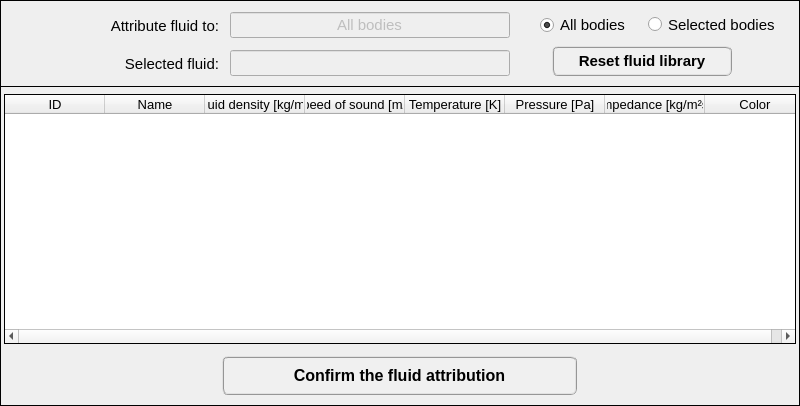
  <widget class="QFrame" name="frame_2">
   <property name="geometry">
    <rect>
     <x>0</x>
     <y>396</y>
     <width>800</width>
     <height>406</height>
    </rect>
   </property>
   <property name="minimumSize">
    <size>
     <width>800</width>
     <height>406</height>
    </size>
   </property>
   <property name="maximumSize">
    <size>
     <width>800</width>
     <height>406</height>
    </size>
   </property>
   <property name="frameShape">
    <enum>QFrame::Box</enum>
   </property>
   <property name="frameShadow">
    <enum>QFrame::Plain</enum>
   </property>
   <property name="lineWidth">
    <number>1</number>
   </property>
   <widget class="QTreeWidget" name="treeWidget_fluids">
    <property name="enabled">
     <bool>true</bool>
    </property>
    <property name="geometry">
     <rect>
      <x>4</x>
      <y>94</y>
      <width>792</width>
      <height>250</height>
     </rect>
    </property>
    <property name="minimumSize">
     <size>
      <width>792</width>
      <height>250</height>
     </size>
    </property>
    <property name="maximumSize">
     <size>
      <width>792</width>
      <height>250</height>
     </size>
    </property>
    <property name="font">
     <font>
      <family>MS Shell Dlg 2</family>
      <pointsize>9</pointsize>
      <weight>50</weight>
      <bold>false</bold>
     </font>
    </property>
    <property name="frameShape">
     <enum>QFrame::Panel</enum>
    </property>
    <property name="frameShadow">
     <enum>QFrame::Plain</enum>
    </property>
    <property name="lineWidth">
     <number>1</number>
    </property>
    <property name="midLineWidth">
     <number>0</number>
    </property>
    <property name="tabKeyNavigation">
     <bool>true</bool>
    </property>
    <property name="alternatingRowColors">
     <bool>false</bool>
    </property>
    <property name="indentation">
     <number>0</number>
    </property>
    <property name="itemsExpandable">
     <bool>true</bool>
    </property>
    <attribute name="headerVisible">
     <bool>true</bool>
    </attribute>
    <attribute name="headerCascadingSectionResizes">
     <bool>false</bool>
    </attribute>
    <attribute name="headerHighlightSections">
     <bool>false</bool>
    </attribute>
    <attribute name="headerShowSortIndicator" stdset="0">
     <bool>false</bool>
    </attribute>
    <column>
     <property name="text">
      <string>ID</string>
     </property>
     <property name="font">
      <font>
       <family>MS Shell Dlg 2</family>
       <pointsize>10</pointsize>
       <weight>50</weight>
       <bold>false</bold>
      </font>
     </property>
     <property name="textAlignment">
      <set>AlignCenter</set>
     </property>
    </column>
    <column>
     <property name="text">
      <string>Name</string>
     </property>
     <property name="font">
      <font>
       <family>MS Shell Dlg 2</family>
       <pointsize>10</pointsize>
       <weight>50</weight>
       <bold>false</bold>
      </font>
     </property>
     <property name="textAlignment">
      <set>AlignCenter</set>
     </property>
     <property name="background">
      <color>
       <red>255</red>
       <green>255</green>
       <blue>255</blue>
      </color>
     </property>
    </column>
    <column>
     <property name="text">
      <string>Fluid density [kg/m³]</string>
     </property>
     <property name="font">
      <font>
       <family>MS Shell Dlg 2</family>
       <pointsize>10</pointsize>
       <weight>50</weight>
       <bold>false</bold>
      </font>
     </property>
     <property name="textAlignment">
      <set>AlignCenter</set>
     </property>
    </column>
    <column>
     <property name="text">
      <string>Speed of sound [m/s]</string>
     </property>
     <property name="font">
      <font>
       <family>MS Shell Dlg 2</family>
       <pointsize>10</pointsize>
       <weight>50</weight>
       <bold>false</bold>
      </font>
     </property>
     <property name="textAlignment">
      <set>AlignCenter</set>
     </property>
    </column>
    <column>
     <property name="text">
      <string>Temperature [K]</string>
     </property>
     <property name="font">
      <font>
       <pointsize>10</pointsize>
      </font>
     </property>
     <property name="textAlignment">
      <set>AlignCenter</set>
     </property>
    </column>
    <column>
     <property name="text">
      <string>Pressure [Pa]</string>
     </property>
     <property name="font">
      <font>
       <pointsize>10</pointsize>
      </font>
     </property>
     <property name="textAlignment">
      <set>AlignCenter</set>
     </property>
    </column>
    <column>
     <property name="text">
      <string>Impedance [kg/m²s]</string>
     </property>
     <property name="font">
      <font>
       <family>MS Shell Dlg 2</family>
       <pointsize>10</pointsize>
       <weight>50</weight>
       <bold>false</bold>
      </font>
     </property>
     <property name="textAlignment">
      <set>AlignCenter</set>
     </property>
    </column>
    <column>
     <property name="text">
      <string>Color</string>
     </property>
     <property name="font">
      <font>
       <family>MS Shell Dlg 2</family>
       <pointsize>10</pointsize>
       <weight>50</weight>
       <bold>false</bold>
      </font>
     </property>
     <property name="textAlignment">
      <set>AlignCenter</set>
     </property>
    </column>
   </widget>
   <widget class="QPushButton" name="pushButton_confirm">
    <property name="geometry">
     <rect>
      <x>222</x>
      <y>356</y>
      <width>355</width>
      <height>39</height>
     </rect>
    </property>
    <property name="font">
     <font>
      <family>MS Shell Dlg 2</family>
      <pointsize>12</pointsize>
      <weight>75</weight>
      <italic>false</italic>
      <bold>true</bold>
     </font>
    </property>
    <property name="autoFillBackground">
     <bool>false</bool>
    </property>
    <property name="styleSheet">
     <string notr="true">QPushButton{border-radius: 6px; border-color: rgb(150, 150, 150); border-style: ridge; border-width: 2px; color: rgb(0, 0, 0); background-color: rgb(240, 240, 240); font: 75 bold 12pt &quot;MS Shell Dlg 2&quot;}
QPushButton:hover{border-radius: 6px; border-color: rgb(0, 170, 255); border-style: ridge; border-width: 2px; color: rgb(0, 0, 0); background-color: rgba(174, 213, 255, 100); font: 75 bold 12pt &quot;MS Shell Dlg 2&quot;}
QPushButton:pressed{border-radius: 6px; border-color: rgb(0, 170, 255); border-style: ridge; border-width: 3px; color: rgb(0, 0, 0); background-color: rgb(174, 213, 255); font: 75 bold 12pt &quot;MS Shell Dlg 2&quot;}</string>
    </property>
    <property name="text">
     <string>Confirm the fluid attribution</string>
    </property>
    <property name="shortcut">
     <string>Shift+C</string>
    </property>
    <property name="default">
     <bool>false</bool>
    </property>
   </widget>
   <widget class="QFrame" name="frame">
    <property name="geometry">
     <rect>
      <x>0</x>
      <y>0</y>
      <width>800</width>
      <height>87</height>
     </rect>
    </property>
    <property name="minimumSize">
     <size>
      <width>800</width>
      <height>87</height>
     </size>
    </property>
    <property name="maximumSize">
     <size>
      <width>800</width>
      <height>87</height>
     </size>
    </property>
    <property name="frameShape">
     <enum>QFrame::Box</enum>
    </property>
    <property name="frameShadow">
     <enum>QFrame::Plain</enum>
    </property>
    <property name="lineWidth">
     <number>1</number>
    </property>
    <widget class="QRadioButton" name="radioButton_selected_bodies">
     <property name="geometry">
      <rect>
       <x>648</x>
       <y>12</y>
       <width>135</width>
       <height>25</height>
      </rect>
     </property>
     <property name="minimumSize">
      <size>
       <width>135</width>
       <height>25</height>
      </size>
     </property>
     <property name="maximumSize">
      <size>
       <width>135</width>
       <height>25</height>
      </size>
     </property>
     <property name="font">
      <font>
       <family>Arial</family>
       <pointsize>11</pointsize>
       <weight>50</weight>
       <italic>false</italic>
       <bold>false</bold>
       <stylestrategy>PreferAntialias</stylestrategy>
      </font>
     </property>
     <property name="text">
      <string>Selected bodies</string>
     </property>
     <property name="checked">
      <bool>false</bool>
     </property>
    </widget>
    <widget class="QRadioButton" name="radioButton_all_bodies">
     <property name="geometry">
      <rect>
       <x>540</x>
       <y>12</y>
       <width>95</width>
       <height>26</height>
      </rect>
     </property>
     <property name="font">
      <font>
       <family>Arial</family>
       <pointsize>11</pointsize>
       <weight>50</weight>
       <italic>false</italic>
       <bold>false</bold>
       <stylestrategy>PreferAntialias</stylestrategy>
      </font>
     </property>
     <property name="text">
      <string>All bodies</string>
     </property>
     <property name="checked">
      <bool>true</bool>
     </property>
    </widget>
    <widget class="QLabel" name="label">
     <property name="geometry">
      <rect>
       <x>22</x>
       <y>12</y>
       <width>197</width>
       <height>28</height>
      </rect>
     </property>
     <property name="font">
      <font>
       <family>MS Shell Dlg 2</family>
       <pointsize>11</pointsize>
       <weight>50</weight>
       <bold>false</bold>
      </font>
     </property>
     <property name="text">
      <string>&lt;html&gt;&lt;head/&gt;&lt;body&gt;&lt;p align=&quot;right&quot;&gt;Attribute fluid to:&lt;/p&gt;&lt;/body&gt;&lt;/html&gt;</string>
     </property>
     <property name="textFormat">
      <enum>Qt::AutoText</enum>
     </property>
     <property name="alignment">
      <set>Qt::AlignRight|Qt::AlignTrailing|Qt::AlignVCenter</set>
     </property>
    </widget>
    <widget class="QLineEdit" name="lineEdit_selected_ID">
     <property name="enabled">
      <bool>false</bool>
     </property>
     <property name="geometry">
      <rect>
       <x>230</x>
       <y>12</y>
       <width>280</width>
       <height>26</height>
      </rect>
     </property>
     <property name="minimumSize">
      <size>
       <width>280</width>
       <height>26</height>
      </size>
     </property>
     <property name="maximumSize">
      <size>
       <width>280</width>
       <height>26</height>
      </size>
     </property>
     <property name="font">
      <font>
       <family>MS Shell Dlg 2</family>
       <pointsize>11</pointsize>
       <weight>50</weight>
       <italic>false</italic>
       <bold>false</bold>
      </font>
     </property>
     <property name="focusPolicy">
      <enum>Qt::ClickFocus</enum>
     </property>
     <property name="styleSheet">
      <string notr="true"/>
     </property>
     <property name="text">
      <string>All bodies</string>
     </property>
     <property name="alignment">
      <set>Qt::AlignCenter</set>
     </property>
    </widget>
    <widget class="QLineEdit" name="lineEdit_selected_fluid_name">
     <property name="enabled">
      <bool>false</bool>
     </property>
     <property name="geometry">
      <rect>
       <x>230</x>
       <y>50</y>
       <width>280</width>
       <height>26</height>
      </rect>
     </property>
     <property name="minimumSize">
      <size>
       <width>280</width>
       <height>26</height>
      </size>
     </property>
     <property name="maximumSize">
      <size>
       <width>280</width>
       <height>26</height>
      </size>
     </property>
     <property name="font">
      <font>
       <family>MS Shell Dlg 2</family>
       <pointsize>11</pointsize>
       <weight>50</weight>
       <italic>false</italic>
       <bold>false</bold>
      </font>
     </property>
     <property name="focusPolicy">
      <enum>Qt::ClickFocus</enum>
     </property>
     <property name="styleSheet">
      <string notr="true"/>
     </property>
     <property name="text">
      <string/>
     </property>
     <property name="alignment">
      <set>Qt::AlignCenter</set>
     </property>
    </widget>
    <widget class="QLabel" name="label_3">
     <property name="geometry">
      <rect>
       <x>22</x>
       <y>50</y>
       <width>197</width>
       <height>28</height>
      </rect>
     </property>
     <property name="font">
      <font>
       <family>MS Shell Dlg 2</family>
       <pointsize>11</pointsize>
       <weight>50</weight>
       <bold>false</bold>
      </font>
     </property>
     <property name="text">
      <string>&lt;html&gt;&lt;head/&gt;&lt;body&gt;&lt;p align=&quot;right&quot;&gt;Selected fluid:&lt;/p&gt;&lt;/body&gt;&lt;/html&gt;</string>
     </property>
     <property name="textFormat">
      <enum>Qt::AutoText</enum>
     </property>
     <property name="alignment">
      <set>Qt::AlignRight|Qt::AlignTrailing|Qt::AlignVCenter</set>
     </property>
    </widget>
    <widget class="QPushButton" name="pushButton_reset_library">
     <property name="enabled">
      <bool>true</bool>
     </property>
     <property name="geometry">
      <rect>
       <x>552</x>
       <y>46</y>
       <width>180</width>
       <height>30</height>
      </rect>
     </property>
     <property name="minimumSize">
      <size>
       <width>180</width>
       <height>30</height>
      </size>
     </property>
     <property name="maximumSize">
      <size>
       <width>180</width>
       <height>30</height>
      </size>
     </property>
     <property name="font">
      <font>
       <family>MS Shell Dlg 2</family>
       <pointsize>11</pointsize>
       <weight>75</weight>
       <italic>false</italic>
       <bold>true</bold>
      </font>
     </property>
     <property name="cursor">
      <cursorShape>ArrowCursor</cursorShape>
     </property>
     <property name="toolTip">
      <string>&lt;html&gt;&lt;head/&gt;&lt;body&gt;&lt;p&gt;Reset the fluid library to default fluids.&lt;/p&gt;&lt;/body&gt;&lt;/html&gt;</string>
     </property>
     <property name="layoutDirection">
      <enum>Qt::LeftToRight</enum>
     </property>
     <property name="autoFillBackground">
      <bool>false</bool>
     </property>
     <property name="styleSheet">
      <string notr="true">QPushButton{border-radius: 6px; border-color: rgb(150, 150, 150); border-style: ridge; border-width: 2px; color: rgb(0, 0, 0); background-color: rgb(240, 240, 240); font: 75 bold 11pt &quot;MS Shell Dlg 2&quot;}
QPushButton:hover{border-radius: 6px; border-color: rgb(0, 170, 255); border-style: ridge; border-width: 2px; color: rgb(0, 0, 0); background-color: rgba(174, 213, 255, 100); font: 75 bold 11pt &quot;MS Shell Dlg 2&quot;}
QPushButton:pressed{border-radius: 6px; border-color: rgb(0, 170, 255); border-style: ridge; border-width: 3px; color: rgb(0, 0, 0); background-color: rgb(174, 213, 255); font: 75 bold 11pt &quot;MS Shell Dlg 2&quot;}</string>
     </property>
     <property name="text">
      <string>Reset fluid library</string>
     </property>
     <property name="shortcut">
      <string>Shift+A</string>
     </property>
     <property name="checkable">
      <bool>false</bool>
     </property>
     <property name="autoDefault">
      <bool>true</bool>
     </property>
     <property name="default">
      <bool>false</bool>
     </property>
     <property name="flat">
      <bool>false</bool>
     </property>
    </widget>
   </widget>
  </widget>
